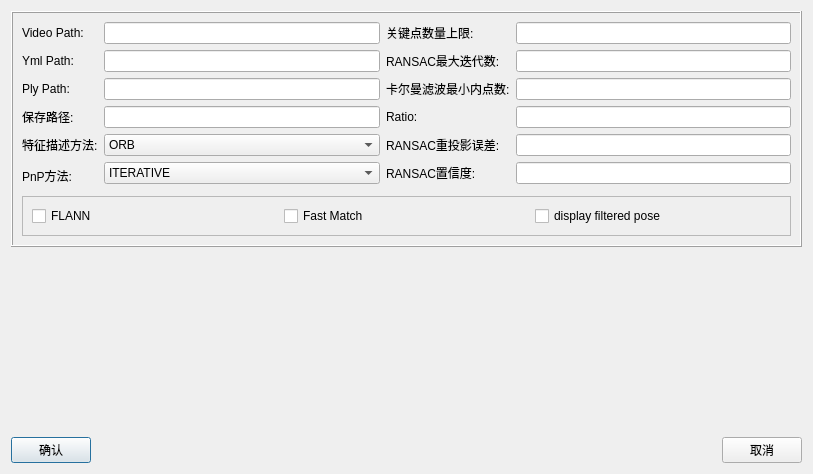
<?xml version="1.0" encoding="UTF-8"?>
<ui version="4.0">
 <class>TextureTrackingParamsClass</class>
 <widget class="QDialog" name="TextureTrackingParamsClass">
  <property name="geometry">
   <rect>
    <x>0</x>
    <y>0</y>
    <width>813</width>
    <height>474</height>
   </rect>
  </property>
  <property name="windowTitle">
   <string>Texture Box Tracking Params</string>
  </property>
  <layout class="QGridLayout" name="gridLayout_2">
   <item row="2" column="0">
    <widget class="QPushButton" name="pushButton_confirm">
     <property name="text">
      <string>确认</string>
     </property>
    </widget>
   </item>
   <item row="0" column="0" colspan="3">
    <widget class="QFrame" name="frame">
     <property name="frameShape">
      <enum>QFrame::Box</enum>
     </property>
     <property name="frameShadow">
      <enum>QFrame::Raised</enum>
     </property>
     <layout class="QGridLayout" name="gridLayout">
      <item row="0" column="0">
       <widget class="QLabel" name="label">
        <property name="maximumSize">
         <size>
          <width>128</width>
          <height>16777215</height>
         </size>
        </property>
        <property name="text">
         <string>Video Path:</string>
        </property>
       </widget>
      </item>
      <item row="0" column="1">
       <widget class="QLineEdit" name="lineEdit_video_read_path"/>
      </item>
      <item row="0" column="2">
       <widget class="QLabel" name="label_4">
        <property name="maximumSize">
         <size>
          <width>128</width>
          <height>16777215</height>
         </size>
        </property>
        <property name="text">
         <string>关键点数量上限:</string>
        </property>
       </widget>
      </item>
      <item row="1" column="0">
       <widget class="QLabel" name="label_2">
        <property name="maximumSize">
         <size>
          <width>128</width>
          <height>16777215</height>
         </size>
        </property>
        <property name="text">
         <string>Yml Path:</string>
        </property>
       </widget>
      </item>
      <item row="1" column="1">
       <widget class="QLineEdit" name="lineEdit_yml_read_path"/>
      </item>
      <item row="1" column="2" colspan="2">
       <widget class="QLabel" name="label_6">
        <property name="maximumSize">
         <size>
          <width>128</width>
          <height>16777215</height>
         </size>
        </property>
        <property name="text">
         <string>RANSAC最大迭代数:</string>
        </property>
       </widget>
      </item>
      <item row="2" column="0">
       <widget class="QLabel" name="label_3">
        <property name="maximumSize">
         <size>
          <width>128</width>
          <height>16777215</height>
         </size>
        </property>
        <property name="text">
         <string>Ply Path:</string>
        </property>
       </widget>
      </item>
      <item row="2" column="1">
       <widget class="QLineEdit" name="lineEdit_ply_read_path"/>
      </item>
      <item row="2" column="2" colspan="3">
       <widget class="QLabel" name="label_9">
        <property name="maximumSize">
         <size>
          <width>128</width>
          <height>16777215</height>
         </size>
        </property>
        <property name="text">
         <string>卡尔曼滤波最小内点数:</string>
        </property>
       </widget>
      </item>
      <item row="2" column="5">
       <widget class="QLineEdit" name="lineEdit_minInliersKalman"/>
      </item>
      <item row="3" column="0">
       <widget class="QLabel" name="label_13">
        <property name="maximumSize">
         <size>
          <width>128</width>
          <height>16777215</height>
         </size>
        </property>
        <property name="text">
         <string>保存路径:</string>
        </property>
       </widget>
      </item>
      <item row="3" column="1">
       <widget class="QLineEdit" name="lineEdit_saveDirectory"/>
      </item>
      <item row="3" column="2">
       <widget class="QLabel" name="label_5">
        <property name="maximumSize">
         <size>
          <width>128</width>
          <height>16777215</height>
         </size>
        </property>
        <property name="text">
         <string>Ratio:</string>
        </property>
       </widget>
      </item>
      <item row="4" column="0">
       <widget class="QLabel" name="label_10">
        <property name="maximumSize">
         <size>
          <width>128</width>
          <height>16777215</height>
         </size>
        </property>
        <property name="text">
         <string>特征描述方法:</string>
        </property>
       </widget>
      </item>
      <item row="4" column="1">
       <widget class="QComboBox" name="comboBox_featureName">
        <item>
         <property name="text">
          <string>ORB</string>
         </property>
        </item>
        <item>
         <property name="text">
          <string>KAZE</string>
         </property>
        </item>
        <item>
         <property name="text">
          <string>AKAZE</string>
         </property>
        </item>
        <item>
         <property name="text">
          <string>BRISK</string>
         </property>
        </item>
        <item>
         <property name="text">
          <string>SIFT</string>
         </property>
        </item>
        <item>
         <property name="text">
          <string>SURF</string>
         </property>
        </item>
        <item>
         <property name="text">
          <string>BINBOOST</string>
         </property>
        </item>
        <item>
         <property name="text">
          <string>VGG</string>
         </property>
        </item>
       </widget>
      </item>
      <item row="4" column="2" colspan="2">
       <widget class="QLabel" name="label_7">
        <property name="maximumSize">
         <size>
          <width>128</width>
          <height>16777215</height>
         </size>
        </property>
        <property name="text">
         <string>RANSAC重投影误差:</string>
        </property>
       </widget>
      </item>
      <item row="5" column="0" rowspan="2">
       <widget class="QLabel" name="label_12">
        <property name="maximumSize">
         <size>
          <width>128</width>
          <height>16777215</height>
         </size>
        </property>
        <property name="text">
         <string>PnP方法:</string>
        </property>
       </widget>
      </item>
      <item row="5" column="1">
       <widget class="QComboBox" name="comboBox_pnpMethod">
        <item>
         <property name="text">
          <string>ITERATIVE</string>
         </property>
        </item>
        <item>
         <property name="text">
          <string>EPNP</string>
         </property>
        </item>
        <item>
         <property name="text">
          <string>P3P</string>
         </property>
        </item>
        <item>
         <property name="text">
          <string>DLS</string>
         </property>
        </item>
        <item>
         <property name="text">
          <string>AP3P</string>
         </property>
        </item>
       </widget>
      </item>
      <item row="5" column="2">
       <widget class="QLabel" name="label_8">
        <property name="maximumSize">
         <size>
          <width>128</width>
          <height>16777215</height>
         </size>
        </property>
        <property name="text">
         <string>RANSAC置信度:</string>
        </property>
       </widget>
      </item>
      <item row="3" column="5">
       <widget class="QLineEdit" name="lineEdit_ratioTest"/>
      </item>
      <item row="4" column="5">
       <widget class="QLineEdit" name="lineEdit_reprojectionError"/>
      </item>
      <item row="5" column="5">
       <widget class="QLineEdit" name="lineEdit_confidence"/>
      </item>
      <item row="1" column="5">
       <widget class="QLineEdit" name="lineEdit_iterationsCount"/>
      </item>
      <item row="7" column="0" colspan="6">
       <widget class="QFrame" name="frame_2">
        <property name="frameShape">
         <enum>QFrame::StyledPanel</enum>
        </property>
        <property name="frameShadow">
         <enum>QFrame::Raised</enum>
        </property>
        <layout class="QHBoxLayout" name="horizontalLayout">
         <item>
          <widget class="QCheckBox" name="checkBox_useFLANN">
           <property name="text">
            <string>FLANN</string>
           </property>
          </widget>
         </item>
         <item>
          <widget class="QCheckBox" name="checkBox_fast_match">
           <property name="text">
            <string>Fast Match</string>
           </property>
          </widget>
         </item>
         <item>
          <widget class="QCheckBox" name="checkBox_displayFilteredPose">
           <property name="text">
            <string>display filtered pose</string>
           </property>
          </widget>
         </item>
        </layout>
       </widget>
      </item>
      <item row="0" column="5">
       <widget class="QLineEdit" name="lineEdit_numKeyPoints"/>
      </item>
     </layout>
    </widget>
   </item>
   <item row="2" column="1">
    <spacer name="horizontalSpacer">
     <property name="orientation">
      <enum>Qt::Horizontal</enum>
     </property>
     <property name="sizeHint" stdset="0">
      <size>
       <width>40</width>
       <height>20</height>
      </size>
     </property>
    </spacer>
   </item>
   <item row="2" column="2">
    <widget class="QPushButton" name="pushButton_cancel">
     <property name="text">
      <string>取消</string>
     </property>
    </widget>
   </item>
   <item row="1" column="0">
    <spacer name="verticalSpacer">
     <property name="orientation">
      <enum>Qt::Vertical</enum>
     </property>
     <property name="sizeHint" stdset="0">
      <size>
       <width>20</width>
       <height>40</height>
      </size>
     </property>
    </spacer>
   </item>
  </layout>
 </widget>
 <resources/>
 <connections>
  <connection>
   <sender>pushButton_confirm</sender>
   <signal>clicked()</signal>
   <receiver>TextureTrackingParamsClass</receiver>
   <slot>onPush_confirm()</slot>
   <hints>
    <hint type="sourcelabel">
     <x>61</x>
     <y>303</y>
    </hint>
    <hint type="destinationlabel">
     <x>108</x>
     <y>316</y>
    </hint>
   </hints>
  </connection>
  <connection>
   <sender>pushButton_cancel</sender>
   <signal>clicked()</signal>
   <receiver>TextureTrackingParamsClass</receiver>
   <slot>onPush_cancel()</slot>
   <hints>
    <hint type="sourcelabel">
     <x>523</x>
     <y>313</y>
    </hint>
    <hint type="destinationlabel">
     <x>436</x>
     <y>315</y>
    </hint>
   </hints>
  </connection>
 </connections>
 <slots>
  <slot>onPush_confirm()</slot>
  <slot>onPush_cancel()</slot>
 </slots>
</ui>
